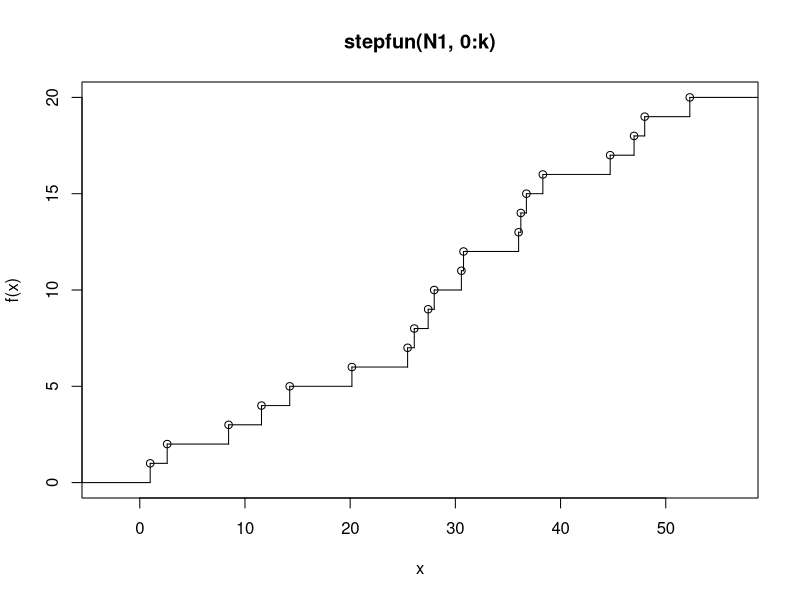
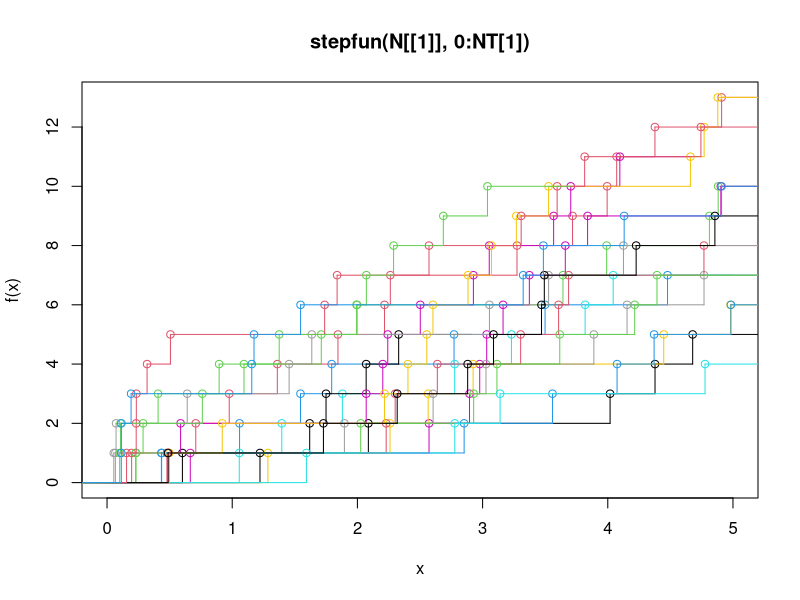
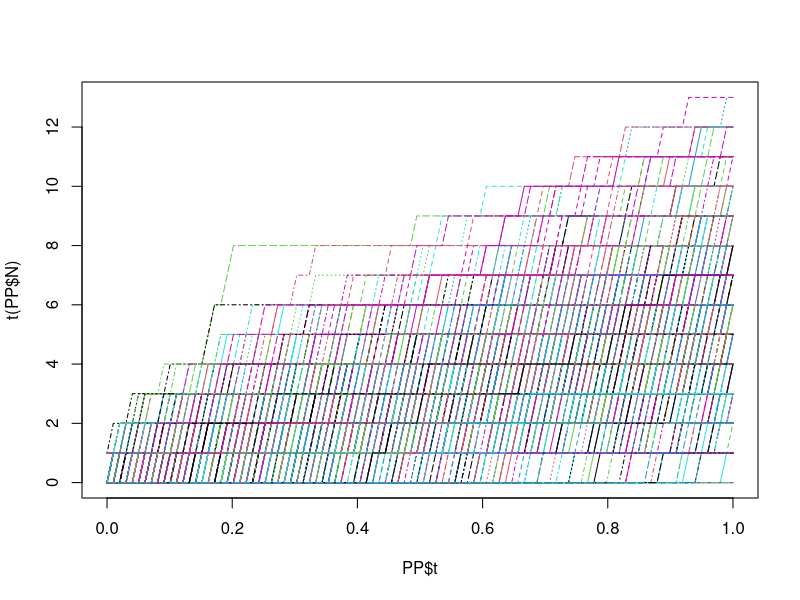
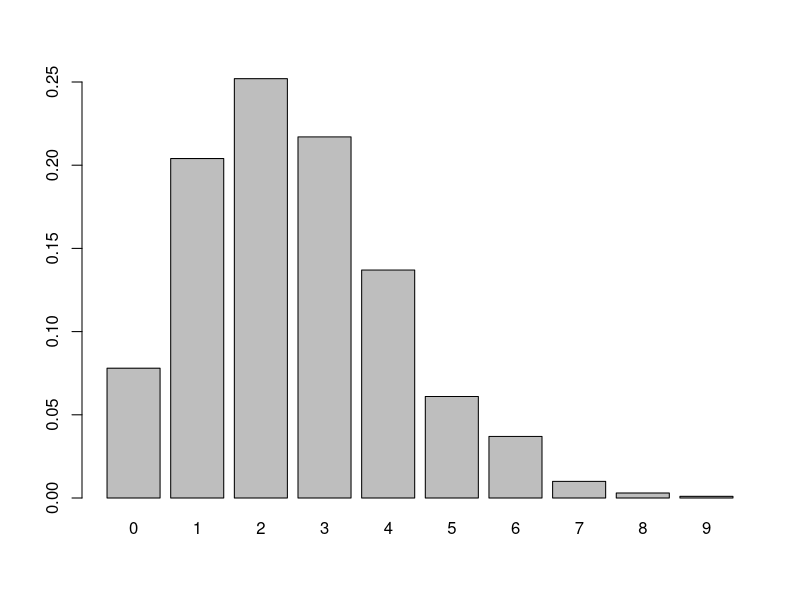
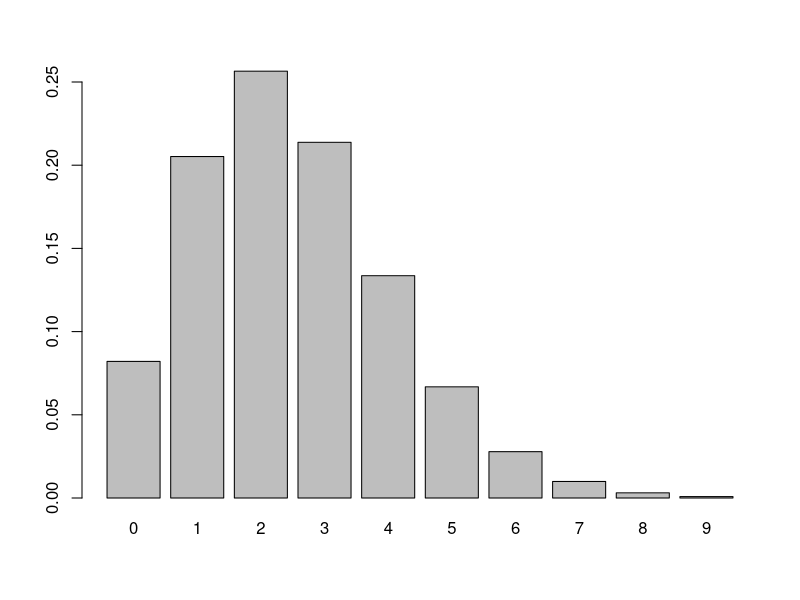

Write R code to recreate these figures, in order.
## ---- chunk 1
# Fixed number of events
sim_PP_event<-function(k,lambda){
  T<-rexp(n=k,rate=lambda)
  return(cumsum(T))
}
## ---- chunk 2
k<-20; lambda<-1/2
N1<-sim_PP_event(k,lambda)
plot(stepfun(N1,0:k)) #needs starting value included
## ---- chunk 3
# Fixed interval
sim_PP_event<-function(n,T,lambda,KMax){
  S<-vector(mode="list",length=n)
  for(i in 1:n){
    T_tmp<-rexp(n=KMax,rate=lambda)
    S_tmp<-cumsum(T_tmp)
    #if(S_tmp[1]>T){S[[i]]=NULL
    #}else{
    S[[i]] = S_tmp[S_tmp<=T]#} 
  }
  return(S)
}
## ---- chunk 4
set.seed(515)
n<-20; lambda<-2; T<-5; KMax<-100
N<-sim_PP_event(n,T,lambda,KMax)
NT<-unlist(lapply(N,FUN="length"))
plot(stepfun(N[[1]],0:NT[1]),ylim=c(0,max(NT)),xlim=c(0,T)) 
for(i in 2:n){
  plot(stepfun(N[[i]],0:NT[i]),add=TRUE,col=i) 
}
## ---- chunk 5
T<-1
M<-100 # number of grid points
lambda<-5
n<-1000

# Can include default for M
sim_PP_grid<-function(n,T,lambda,M=100){
  t<-seq(0,T,length=M)
  S_mat<-matrix(0,nrow=n,ncol=M)
  for(i in 1:n){
    Ntmp<-rpois(1,lambda=lambda)
    if(Ntmp>0){
      Mtmp<-sample(1:M,size=Ntmp)
      S_mat[i,Mtmp]<-1
    }
  }
  N<-t(apply(S_mat,1,FUN="cumsum"))
  return(list(t=t,N=N))
}

PP<-sim_PP_grid(n,T,lambda)
matplot(PP$t,t(PP$N),type="l")
## ---- chunk 6
# Lets look at number of points that fall between 0 and T/2
N12<-PP$N[,M/2]
barplot(summary(as.factor(N12))/n,ylim=c(0,0.25))
barplot(dpois(0:max(N12),lambda=lambda*T/2),names.arg=0:max(N12),ylim=c(0,0.25))
